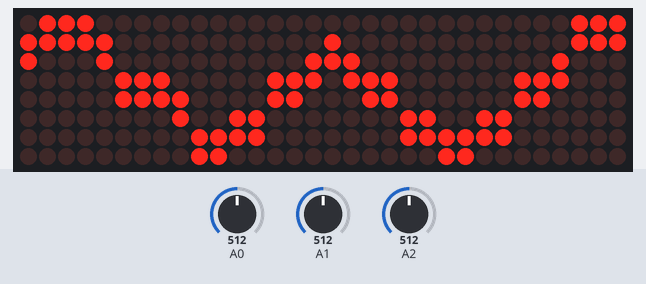
Simulated run of this sketch. Board: Arduino Uno, built with avr-gcc and run on an emulated ATmega328P. Parts: 32×8 LED matrix. Inputs (shaded band) come from the test bench; at power-on: A1 = 512, A2 = 512, A0 = 512. What the sketch prints to the serial monitor is not drawn.

Above: at 1.2 s.
1.3 s: A1 set to 0
At 1.32 s:
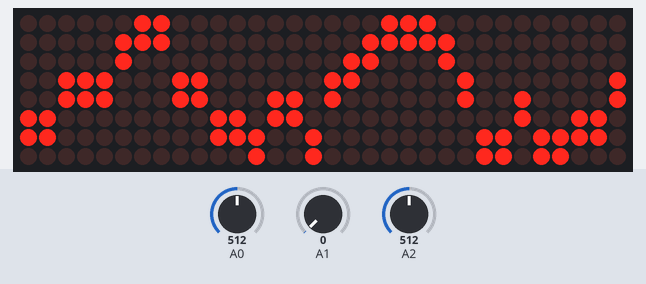
At 2.2 s:
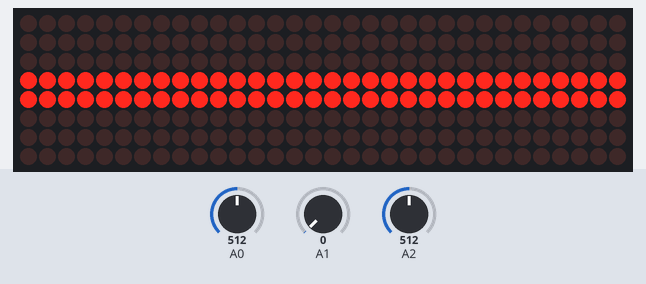
2.8 s: A1 set to 60
At 2.94 s:
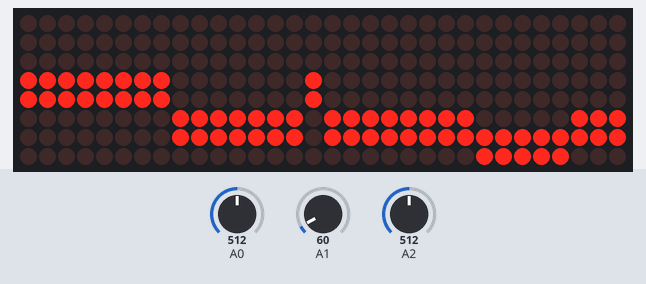
4.8 s: A2 set to 40
At 5.16 s:
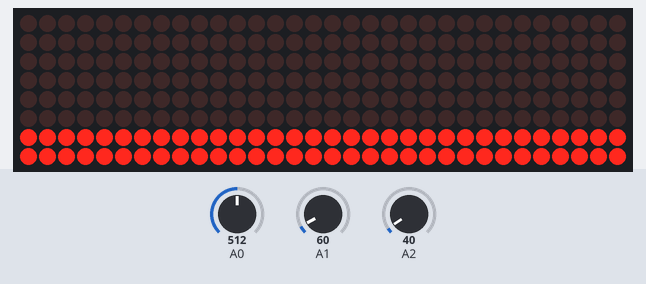
Timing chart, 0 to 5.8 s (numbered marks = the images above; inputs shaded):
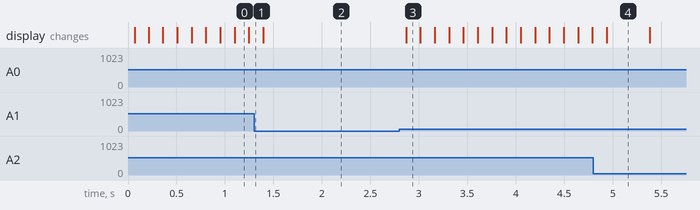

Measured:
- after the input at 1.3 s, the display: changes after 0.10 s (image 2)
- after the input at 2.8 s, the display: changes after 0.07 s (image 3)
- after the input at 4.8 s, the display: changes after 0.14 s (image 4)
- what the display in image 4 shows lasts 0.5 s, from 4.9 s to 5.4 s

The sketch:

3_Potenciometros.ino
```cpp
#include <MD_MAX72xx.h>
#include <math.h>

const uint16_t samples = 64; // Muestras para la precisión.

double vReal[samples]; //Guardar valores de la fórmula
double vImag[samples];

double t; // Tiempo
double A; // Amplitud
double f = 1; // Frecuencia

#define HARDWARE_TYPE MD_MAX72XX::PAROLA_HW
#define MAX_DEVICES  4

// Definir pines puerto SPI
#define CLK_PIN   13  // or SCK
#define DATA_PIN  11  // or MOSI
#define CS_PIN    10  // or SS


// Interfaz SPI Hardware
MD_MAX72XX mx = MD_MAX72XX(HARDWARE_TYPE, CS_PIN, MAX_DEVICES);

//Esperamos cierto tiempo en cada actualización de leds.
#define DELAYTIME  100  // En milisegundos

void setup() {
    Serial.begin(115200);
    mx.begin();
    mx.clear();
}

void loop() {

    for (int i = 0; i < samples; i++) {
        A = analogRead(A0)/5; // Leer entrada A0 y guardar para la amplitud
        f = (double)analogRead(A2)/500; // Leer entrada A1 y guardar para la frecuencia

        if (f > 1) // Regula la frecuencia para que no sobrepase 1 (evitar que los leds demasiado aleatorio)
        {
          f = 1;
        }

        vReal[i] = (A * sin(2 * PI * f * t)); // Formula para generar una onda senoidal

        t += (double)analogRead(A1)/10000; // Incrementa el tiempo según la entrada de A1;

        vImag[i] = 0; // Ignorar

        Serial.print(" ");
        Serial.println(t); // Imprimir tiempo
    }


    //------- ENCENDER LEDS ---------
    LedColumn(1, 24);
    LedColumn(9, 16);
    LedColumn(17, 8);
    LedColumn(25, 0);

    delay(75);  // Añade un retardo para controlar la velocidad de la animación
}

// *************** FUNCIÓN **********************

void LedColumn(int Fi, int Ci){

    for (int i=Fi; i < Fi+8 ; i ++){

     if (vReal[i] > 89){
     mx.setColumn(Ci, B00000011);
     } else {
        if (vReal[i] > 75){
           mx.setColumn(Ci, B00000110);
        } else {
          if (vReal[i] > 60) {
            mx.setColumn(Ci, B00001100);
          } else {
            if (vReal[i] > 50) {
              mx.setColumn(Ci, B00011000);
            } else {
                if (vReal[i] > -15) {
                  mx.setColumn(Ci, B00011000);
                } else {
                     if (vReal[i] > -50){
                        mx.setColumn(Ci, B01100000);
                     } else {
                       if (vReal[i] > -75) {
                          mx.setColumn(Ci, B01100000);
                       } else {
                          if (vReal[i] > -100) {
                            mx.setColumn(Ci, B11000000);
                          } else {
                              mx.setColumn(Ci, B110000);
                          }
                       }
                     }
                }
            }

          }
        }
     }
     Ci++;
    }
}
```
